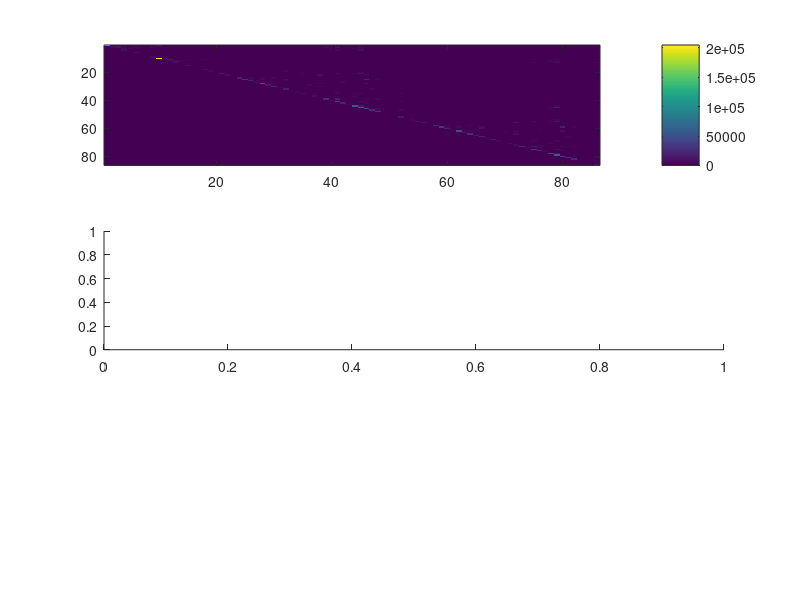

The MATLAB source for this figure: (Note: this script raises an error after producing the figure.)
%% allref
C = load('nemo_output_ifod2act_chacoconn_fs86subj_allref_denom_mean.mat');
nemoSC = load('011_T1_nemo_output_ifod2act_chacoconn_fs86subj_nemoSC_mean.mat');

figure
subplot(3,1,1)
imagesc(C.SC); set(gca, 'ColorScale', 'log'); colorbar
subplot(3,1,2)
imagesc(nemoSC.SC ./ (1 - chacoconn.data)); set(gca, 'ColorScale', 'log'); colorbar


chacoconnmean=load('011_T1_nemo_output_ifod2act_chacoconn_fs86subj_mean.mat');
chacovolmean=load('011_T1_nemo_output_ifod2act_chacovol_fs86subj_mean.mat');

m = chacoconnmean.data;
m = m+m'-diag(diag(m));

subplot(3,1,3)
imagesc(m); colorbar; colormap(hot(100));

mean(m(4,:))
% 0.8429
median(m(4,:))
% 0.9605

chacovolmean.data(4)
% 0.0977

%% Nemo v1
DamageFileName = '011_T1.nii';
StrSave = '.';

Coreg2MNI = struct('StructImageType',{},'ImageFileName',{});
CalcSpace = 'MNI';
NumWorkers = 1;
dispMask = true;
coregOnly = false;

main_dir='/mnt/data/Tractograms/';


ChaCoCalc(DamageFileName,Coreg2MNI,CalcSpace,86,StrSave,NumWorkers,dispMask,coregOnly,main_dir)